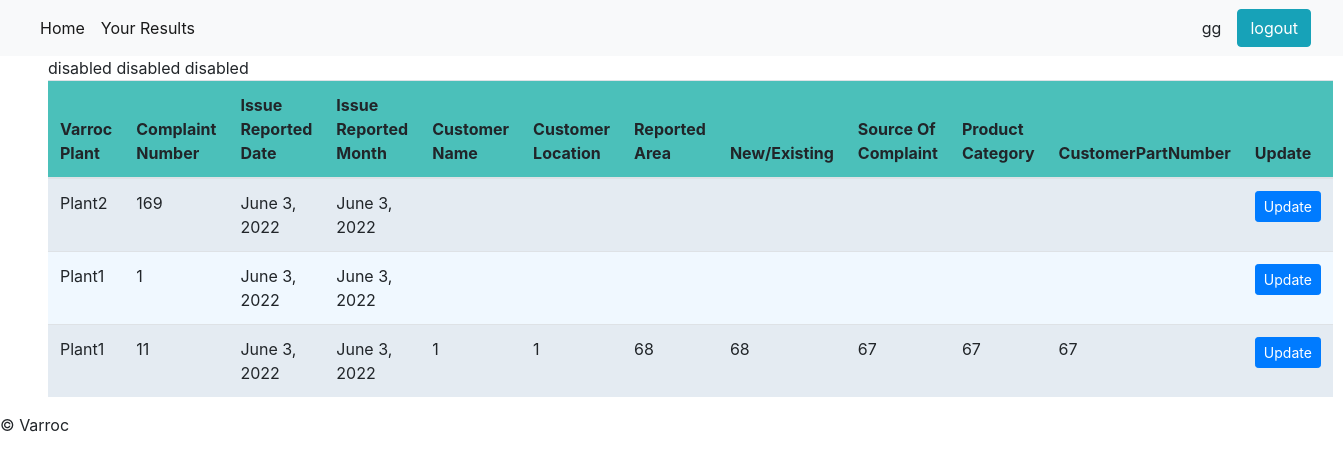
The app's page /viewcomplaint/ (signed in) with its own data.
### complaint/models.py (models this page shows, shortened)
class Complaint(models.Model):
    user=models.ForeignKey(User,on_delete=models.CASCADE,null=True)
    UniqueComplaintNumber=models.CharField(max_length=200,blank=True,null=True)
    VarrocPlant=models.CharField(max_length=200,blank=True,null=True)#Prefix+customername+plantCode+Year+Time
    CustomerComplaintNumber=models.CharField(max_length=200,blank=True,null=True)
    IssueReportedDate=models.DateField(blank=True,null=True)
    IssueReportedMonth=models.DateField(blank=True,null=True)
    CustomerName=models.CharField(max_length=200,blank=True,null=True)
    CustomerLocation=models.CharField(max_length=200,blank=True,null=True)
    ReportedArea=models.CharField(max_length=200,blank=True,null=True)
    NewExisting=models.CharField(max_length=200,blank=True,null=True)
    SourceOfComplaint=models.CharField(max_length=200,blank=True,null=True)
    ProductCategory=models.CharField(max_length=200,blank=True,null=True)
    CustomerPartNumber=models.CharField(max_length=200,blank=True,null=True)
    CustomerModel=models.CharField(max_length=200,blank=True,null=True)
    PartManufacturingDate=models.CharField(max_length=200,blank=True,null=True,default=datetime.now())
    RejectedQuantity=models.CharField(max_length=200,blank=True,null=True)
    PPMNonPPM=models.CharField(max_length=200,blank=True,null=True)
    ComplaintRepeated=models.CharField(max_length=200,blank=True,null=True)
    ProcessDesignSupplier=models.CharField(max_length=200,blank=True,null=True)
    FourMCategory=models.CharField(max_length=200,blank=True,null=True)
    CustomerComplaint=models.TextField(blank=True,null=True)
    DefectDescription=models.CharField(max_length=200,blank=True,null=True)
    VarrocObservation=models.TextField(blank=True,null=True)
    ContainmentAction=models.TextField(blank=True,null=True)
    ICATargetDate=models.TextField(blank=True,null=True)
    ICAActualDate=models.TextField(blank=True,null=True)
    OutflowRootCause=models.TextField(blank=True,null=True)
    OutflowRootCauseSideAction=models.TextField(blank=True,null=True)
    OutflowRootCauseResp=models.CharField(max_length=200,blank=True,null=True)
    OutflowRootCauseTargetDate=models.TextField(blank=True,null=True)
    OutflowRootCauseActualDate=models.TextField(blank=True,null=True)
    OccurenceRootCause=models.TextField(blank=True,null=True)
    OccurenceRootCauseSideAction=models.TextField(blank=True,null=True)
    OccurenceRootCauseResp=models.CharField(max_length=200,blank=True)
    OccurenceRootCauseTargetDate=models.TextField(blank=True,null=True)
    OccurenceRootCauseActualDate=models.TextField(blank=True,null=True)
    SystemAction=models.TextField(blank=True,null=True)
    SustenanceAction=models.TextField(blank=True)
    Status=models.CharField(max_length=200,blank=True,null=True)
    TargetDateForActionVerification=models.TextField(blank=True,null=True)
    ActualDateForActionVerification=models.TextField(blank=True,null=True)
    ComplaintClosureDate=models.TextField(blank=True,null=True)
    Ageing=models.CharField(max_length=200,blank=True,null=True)
    HDApplicablity=models.CharField(max_length=200,blank=True,null=True)
    HDModels=models.CharField(max_length=200,blank=True,null=True)
    ProductCategoryRemark=models.TextField(blank=True,null=True)
    DocumentUploaded=models.TextField(blank=True,null=True)
    EffectiveMontioringM1=models.CharField(max_length=200,blank=True,null=True)
    EffectiveMontioringM2=models.CharField(max_length=200,blank=True,null=True)
    EffectiveMontioringM3=models.CharField(max_length=200,blank=True,null=True)
    Remarks=models.TextField(blank=True,null=True)
    File=models.FileField(null=True,blank=True)
    ApproverRemarks=models.TextField(null=True,blank=True)
    Approved=models.BooleanField(default=False)

### complaint/views.py (the view)
# urls.py: path("viewcomplaint/",views.ViewAllComplaint),
def ViewAllComplaint(request):
    complaints=Complaint.objects.filter(user=request.user)
    return render(request,"ViewComplaint.html",{"complaints":complaints})

### complaint/templates/ViewComplaint.html (shortened to what this page needs)
<!DOCTYPE html>
<html lang="en">
<head>
    <link rel="stylesheet" href="https://cdn.jsdelivr.net/npm/bootstrap@4.0.0/dist/css/bootstrap.min.css"
>
        <link rel="stylesheet" href="https://cdn.jsdelivr.net/npm/bootstrap@4.0.0/dist/css/bootstrap.min.css">
</head>
<body>
<nav class="navbar navbar-expand-lg navbar-light bg-light">
    <div class="collapse navbar-collapse" id="navbarSupportedContent">
        <ul class="navbar-nav mr-auto">
            <li class="nav-item active">
                <a class="nav-link" href="#">Home <span class="sr-only">(current)</span></a>
            </li>
            <li class="nav-item active">
                <a class="nav-link" href="#">Your Results <span class="sr-only">(current)</span></a>
            </li>
        </ul>
        {% if request.user.is_authenticated %}
           {{ request.user.username }}
        {% endif %}
        {% if not request.user.is_authenticated %}
        <button type="button" class="btn btn-info " onclick="window.location.href='/login'">
            login
        </button>
        {% else %}
        <button type="button" class="btn btn-info mx-3"  onclick="window.location.href='/logout'">
            logout
        </button>
        {% endif %}
</nav>
<div class="mx-5 rounded">
    <table class="table table-hover table-striped">
        <thead style="background-color: #4bc0ba;">
            <tr>
              <th scope="col">Varroc Plant</th>
              <th scope="col" >Complaint Number</th>
              <th scope="col">Issue Reported Date</th>
              <th scope="col">Issue Reported Month</th>
              <th scope="col">Customer Name</th>
              <th scope="col">Customer Location</th>
              <th scope="col">Reported Area</th>
              <th scope="col">New/Existing</th>
              <th scope="col">Source Of Complaint</th>
              <th scope="col">Product Category</th>
              <th scope="col">CustomerPartNumber</th>
              <th scope="col">Update</th>
            </tr>
          </thead>
          <tbody style="background-color: aliceblue;">
            {% for complaint in complaints %}
            <tr>
                <td >{{complaint.VarrocPlant}}</td>
                <td  >{{complaint.CustomerComplaintNumber}}</td>
                <td  >{{complaint.IssueReportedDate}}</td>
                <td  >{{complaint.IssueReportedMonth}}</td>
                <td  >{{complaint.CustomerName}}</td>
                <td  >{{complaint.CustomerLocation}}</td>
                <td  >{{complaint.ReportedArea}}</td>
                <td  >{{complaint.NewExisting}}</td>
                <td  >{{complaint.SourceOfComplaint}}</td>
                <td  >{{complaint.ProductCategory}}</td>disabled
                <td  >{{complaint.CustomerPartNumber}}</td>
                <td><a href="/updatecomplaint/{{complaint.id}}" class="btn btn-primary btn-sm" sty role="button">Update</a></td>
              </tr>
            {% endfor %}
        </tbody>
    </table>
</div>
    <div class="footer">
      <p>© Varroc</p>
    </div>
</body>
</html>

### records on screen
Complaint: VarrocPlant "Plant2", CustomerComplaintNumber "169", IssueReportedDate "June 3, 2022", IssueReportedMonth "June 3, 2022"
Complaint: VarrocPlant "Plant1", CustomerComplaintNumber "1", IssueReportedDate "June 3, 2022", IssueReportedMonth "June 3, 2022"
Complaint: VarrocPlant "Plant1", CustomerComplaintNumber "11", IssueReportedDate "June 3, 2022", IssueReportedMonth "June 3, 2022", CustomerName "1", CustomerLocation "1", ReportedArea "68", NewExisting "68", SourceOfComplaint "67", ProductCategory "67", CustomerPartNumber "67"

### other values on screen
{{ request.user.username }} "gg"
